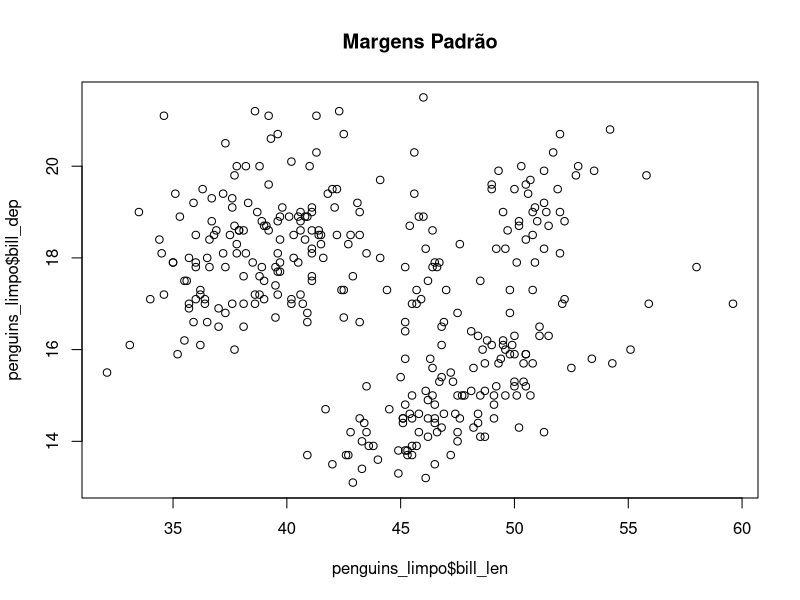
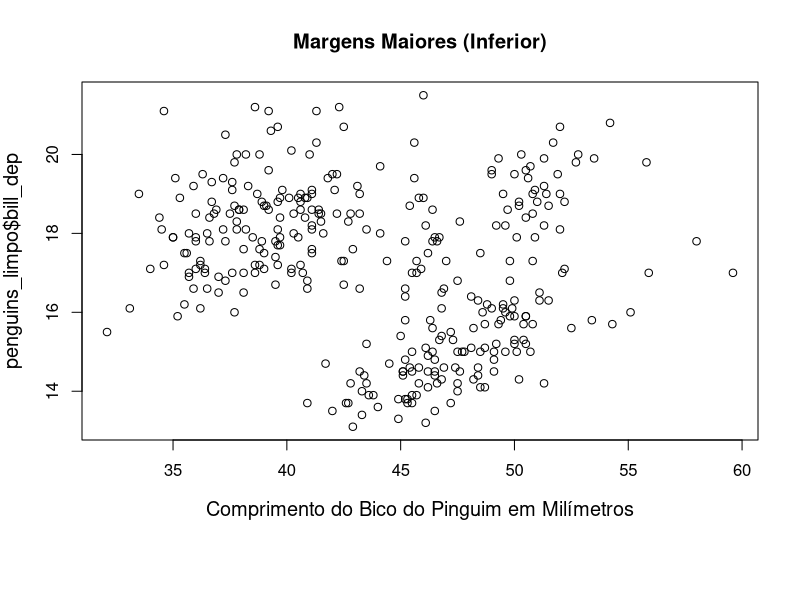
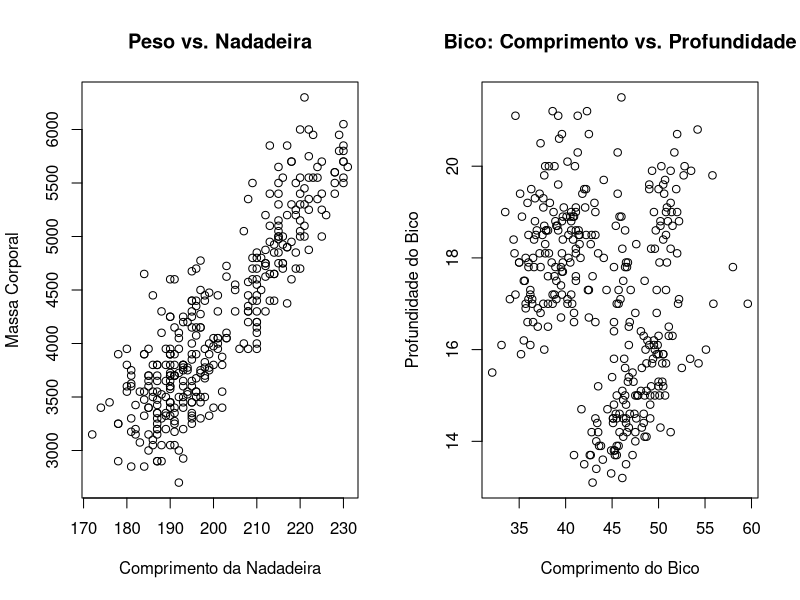
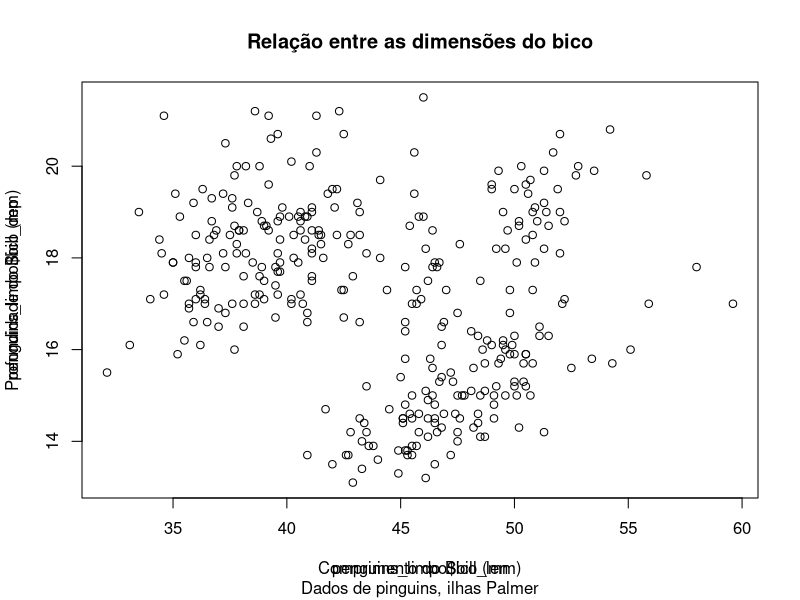
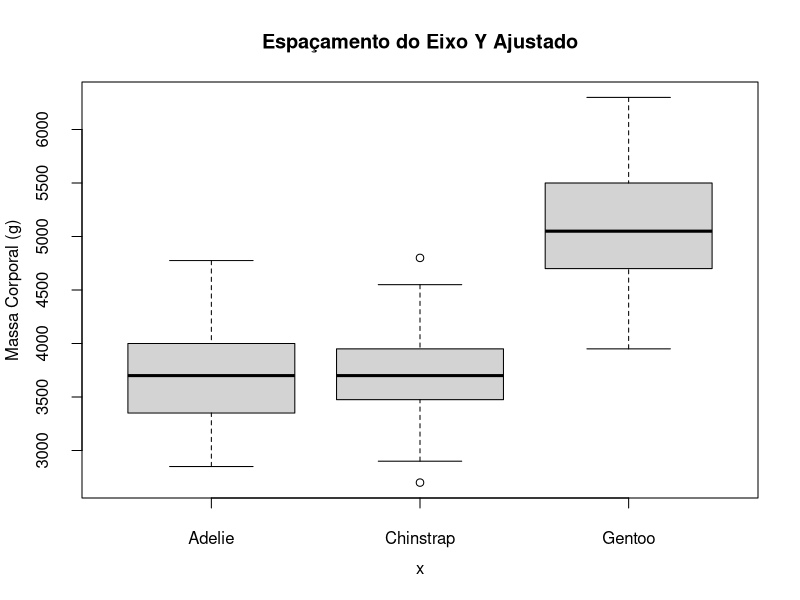
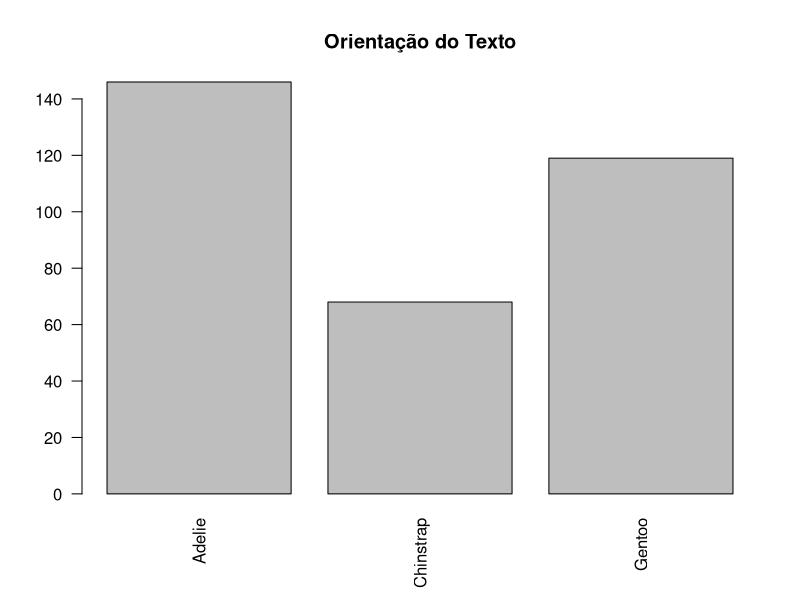

Reproduce these figures in R, in order.
#--------------------------------------------------------------------------------
# Tópico Adicional: Formato e Layout de Gráficos com R Base
#--------------------------------------------------------------------------------

# Se você ainda não o instalou, remova o '#' da linha abaixo e execute-a:
# install.packages("palmerpenguins")

# Carregando os pacotes necessários

# Usando o dataset penguins_limpo
penguins_limpo <- na.omit(penguins)

#--------------------------------------------------------------------------------
# 1. Margens do Gráfico (par())
#--------------------------------------------------------------------------------

# As margens controlam o espaço vazio ao redor do gráfico.
# A função `par()` é usada para definir parâmetros gráficos que afetam todos os plots
# subsequentes. 'mar' é o parâmetro para as margens.
# A ordem é: inferior, esquerda, superior, direita.

# Margens padrão do R
# Valores padrão: c(5.1, 4.1, 4.1, 2.1)
par(mar = c(5.1, 4.1, 4.1, 2.1)) 
plot(penguins_limpo$bill_len, 
     penguins_limpo$bill_dep,
     main = "Margens Padrão")

# Margens maiores para acomodar rótulos longos
# Ex: Aumentando a margem inferior (para o eixo X)
par(mar = c(8, 4.1, 4.1, 2.1))
plot(penguins_limpo$bill_len, 
     penguins_limpo$bill_dep,
     main = "Margens Maiores (Inferior)",
     xlab = "Comprimento do Bico do Pinguim em Milímetros",
     cex.lab = 1.2) # Aumentando o tamanho do texto do rótulo

par(mar = c(5.1, 4.1, 4.1, 2.1))

# 2. Múltiplos Gráficos em uma Mesma Janela (par())
#--------------------------------------------------------------------------------

# A função `par(mfrow)` é uma das mais úteis! Ela permite dividir a janela
# de plotagem em uma grade para exibir múltiplos gráficos.
# A sintaxe é `mfrow = c(linhas, colunas)`.

# Dividindo a janela em 1 linha e 2 colunas
par(mfrow = c(1, 2))

# Plot 1: Relação entre peso e comprimento da nadadeira
plot(penguins_limpo$flipper_len, penguins_limpo$body_mass,
     main = "Peso vs. Nadadeira",
     xlab = "Comprimento da Nadadeira",
     ylab = "Massa Corporal")

# Plot 2: Relação entre comprimento e profundidade do bico
plot(penguins_limpo$bill_len, penguins_limpo$bill_dep,
     main = "Bico: Comprimento vs. Profundidade",
     xlab = "Comprimento do Bico",
     ylab = "Profundidade do Bico")

# Volte para o layout padrão (1,1) para o próximo plot!
par(mfrow = c(1, 1)) 

# 3. Adicionando Títulos e Rótulos (title())
#--------------------------------------------------------------------------------

# A função `title()` é útil para adicionar um título principal, subtítulo
# e rótulos de eixos de forma mais flexível.
plot(penguins_limpo$bill_len, penguins_limpo$bill_dep)
title(main = "Relação entre as dimensões do bico",
      sub = "Dados de pinguins, ilhas Palmer",
      xlab = "Comprimento do Bico (mm)",
      ylab = "Profundidade do Bico (mm)")

# 4. Ajustando o Espaçamento e a Orientação do Texto (par())
#--------------------------------------------------------------------------------

# Espaçamento entre os rótulos e os eixos
# 'mgp' controla a posição do título, rótulo e linha do eixo.
# A ordem é c(título, rótulo, linha do eixo). O padrão é c(3, 1, 0).
par(mgp = c(3, 1.5, 0)) # Aumentando o espaçamento para os rótulos
plot(penguins_limpo$species, penguins_limpo$body_mass,
     main = "Espaçamento do Eixo Y Ajustado",
     ylab = "Massa Corporal (g)")
par(mgp = c(3, 1, 0)) # Voltando ao padrão

# Orientação do texto nos eixos
# O parâmetro `las` controla a orientação dos rótulos dos eixos.
# 0: paralelo aos eixos (padrão)
# 1: horizontal
# 2: perpendicular aos eixos
# 3: vertical
barplot(table(penguins_limpo$species), main = "Orientação do Texto", las = 2)
